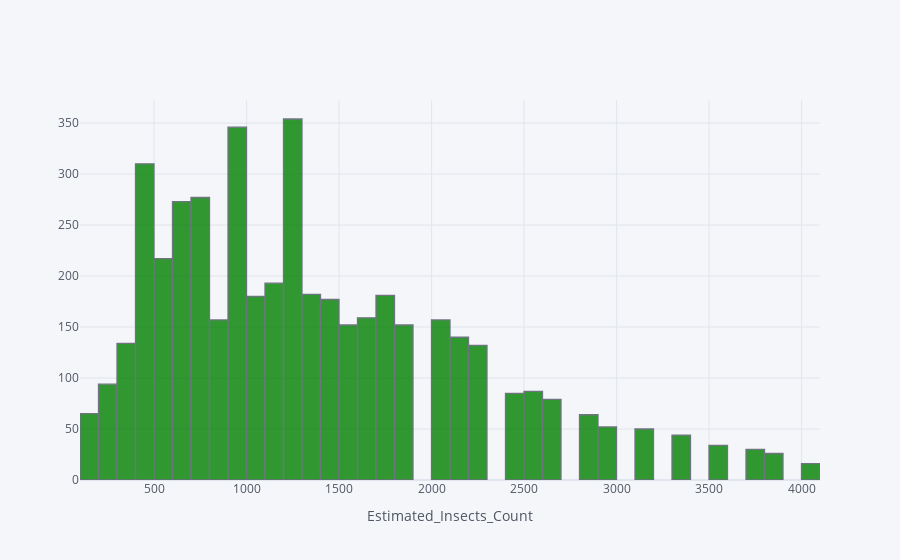

Notebook cell for this chart:
### Code cell
# Distribution of Estimated_Insects_Count
train_d['Estimated_Insects_Count'].iplot(kind='hist',color=['green'],xTitle='Estimated_Insects_Count')

### Figure 1 — Plotly figure (JSON) as saved in the notebook; plotly's stock layout.template omitted (floating-point values rounded to 4 significant figures; data arrays with more than 128 entries replaced by an {"elided": "..."} marker saying what was removed)
{"data": [{"histfunc": "count", "histnorm": "", "marker": {"color": "rgba(0, 128, 0, 1.0)", "line": {"color": "#4D5663", "width": 1.3}}, "name": "Estimated_Insects_Count", "opacity": 0.8, "orientation": "v", "type": "histogram", "x": {"elided": "4599 int values"}}], "layout": {"barmode": "overlay", "legend": {"bgcolor": "#F5F6F9", "font": {"color": "#4D5663"}}, "paper_bgcolor": "#F5F6F9", "plot_bgcolor": "#F5F6F9", "title": {"font": {"color": "#4D5663"}}, "xaxis": {"gridcolor": "#E1E5ED", "showgrid": true, "tickfont": {"color": "#4D5663"}, "title": {"font": {"color": "#4D5663"}, "text": "Estimated_Insects_Count"}, "zerolinecolor": "#E1E5ED"}, "yaxis": {"gridcolor": "#E1E5ED", "showgrid": true, "tickfont": {"color": "#4D5663"}, "title": {"font": {"color": "#4D5663"}, "text": ""}, "zerolinecolor": "#E1E5ED"}}}
